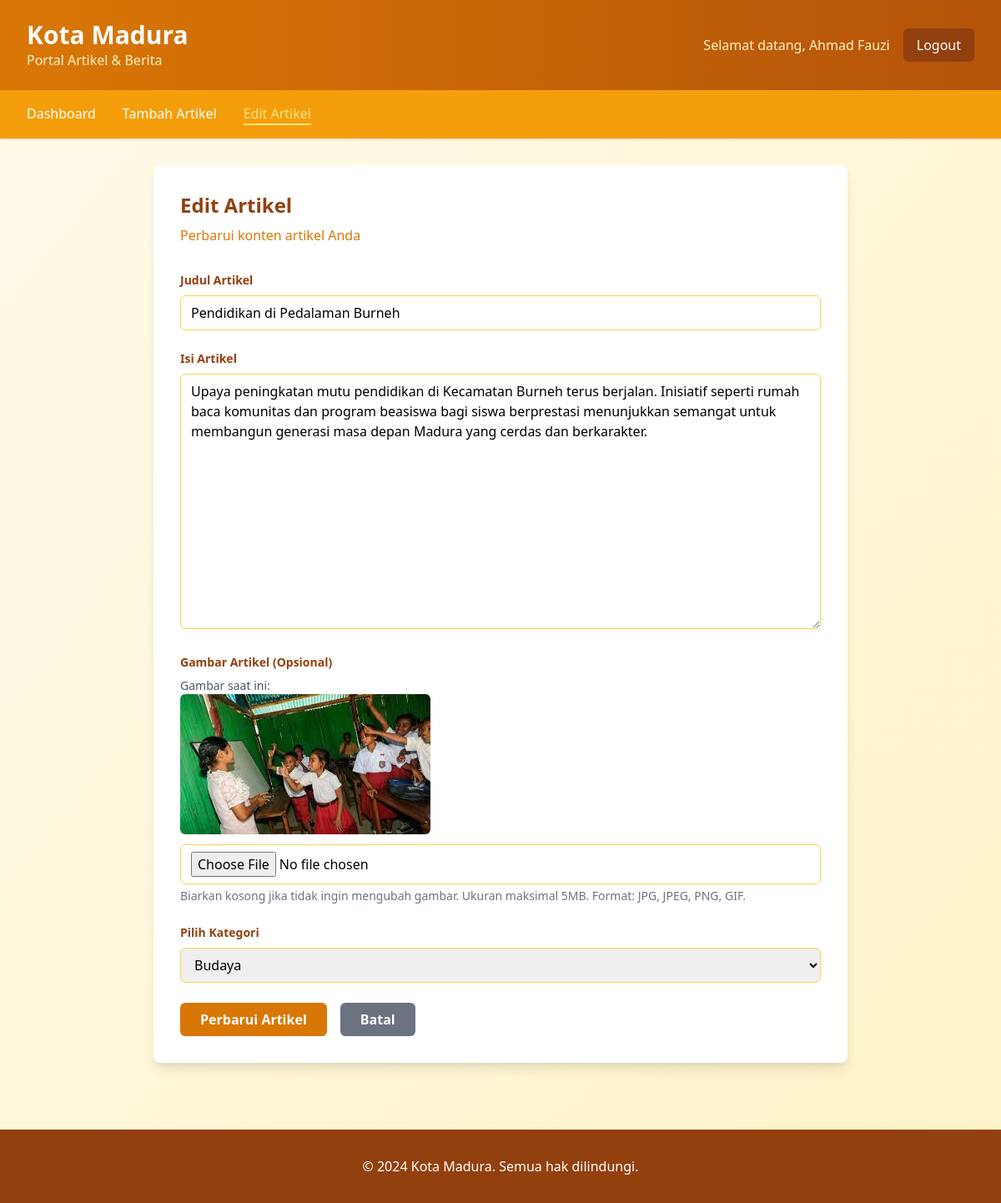
Page /edit_artikel.php?id=13 (signed in) on the committed database.
### tables this page shows
CREATE TABLE `artikel` (
  `id` int UNSIGNED NOT NULL,
  `tanggal` date NOT NULL,
  `judul` varchar(255) NOT NULL,
  `isi` text NOT NULL,
  `gambar` varchar(255) DEFAULT NULL
);

CREATE TABLE `artikel_kategori` (
  `id_artikel` int UNSIGNED NOT NULL,
  `id_kategori` int UNSIGNED NOT NULL
);

CREATE TABLE `kategori` (
  `id` int UNSIGNED NOT NULL,
  `nama` varchar(100) NOT NULL,
  `deskripsi` text
);

### edit_artikel.php (the view, shortened to what this page needs)
<?php
require_once 'koneksi.php';
$artikel = null;
$kategori_terpilih_id = 0;
$all_categories = [];
$penulis_id = $_SESSION['penulis_id'];
$artikel_id = isset($_GET['id']) ? (int)$_GET['id'] : 0;
try {
    $stmt_kategori = $pdo->prepare("SELECT id, nama FROM kategori ORDER BY nama ASC");
    $stmt_kategori->execute();
    $all_categories = $stmt_kategori->fetchAll(PDO::FETCH_ASSOC);
} catch (PDOException $e) {
    $error = 'Terjadi kesalahan saat mengambil daftar kategori!';
}
if ($artikel_id > 0) {
    try {
        $stmt = $pdo->prepare("
            SELECT
                a.*,
                ap.id_penulis,
                ak.id_kategori
            FROM artikel a
            JOIN artikel_penulis ap ON a.id = ap.id_artikel  -- Koreksi nama kolom
            LEFT JOIN artikel_kategori ak ON a.id = ak.id_artikel -- Ambil kategori terkait (LEFT JOIN karena mungkin belum ada kategori)
            WHERE a.id = :artikel_id AND ap.id_penulis = :penulis_id
        ");
        $stmt->bindParam(':artikel_id', $artikel_id, PDO::PARAM_INT);
        $stmt->bindParam(':penulis_id', $penulis_id, PDO::PARAM_INT);
        $stmt->execute();
        $artikel = $stmt->fetch(PDO::FETCH_ASSOC);
        if (isset($artikel['id_kategori'])) {
            $kategori_terpilih_id = (int)$artikel['id_kategori'];
        }
    } catch (PDOException $e) {
        $error = 'Terjadi kesalahan saat mengambil data artikel!';
        $artikel = null;
    }
} else {
    header('Location: index.php');
    exit("ID artikel tidak valid.");
}
?>
<!DOCTYPE html>
<html lang="id">
<head>
    <link rel="stylesheet" href="https://cdn.jsdelivr.net/npm/tailwindcss@2.2.19/dist/tailwind.min.css">
</head>
<body class="bg-gradient-to-br from-yellow-50 to-yellow-100 min-h-screen">
    <header class="bg-gradient-to-r from-yellow-600 to-yellow-700 shadow-lg">
        <div class="max-w-7xl mx-auto px-4 sm:px-6 lg:px-8">
            <div class="flex justify-between items-center py-6">
                <div>
                    <h1 class="text-3xl font-bold text-white">Kota Madura</h1>
                    <p class="text-yellow-100">Portal Artikel & Berita</p>
                </div>
                <div class="flex items-center space-x-4">
                    <span class="text-yellow-100">Selamat datang, <?php echo htmlspecialchars($_SESSION['penulis_nama']); ?></span>
                    <a href="index.php?logout=1" class="bg-yellow-800 hover:bg-yellow-900 text-white px-4 py-2 rounded-md transition duration-300">
                        Logout
                    </a>
                </div>
            </div>
        </div>
    </header>
    <nav class="bg-yellow-500 shadow">
        <div class="max-w-7xl mx-auto px-4 sm:px-6 lg:px-8">
            <div class="flex space-x-8 py-4">
                <a href="index.php" class="text-white font-medium hover:text-yellow-200 transition duration-300">Dashboard</a>
                <a href="tambah_artikel.php" class="text-white font-medium hover:text-yellow-200 transition duration-300">Tambah Artikel</a>
                <span class="text-yellow-200 font-medium border-b-2 border-yellow-200">Edit Artikel</span>
            </div>
        </div>
    </nav>
    <main class="max-w-4xl mx-auto px-4 sm:px-6 lg:px-8 py-8">
        <div class="bg-white rounded-lg shadow-lg p-8">
            <div class="mb-8">
                <h2 class="text-2xl font-bold text-yellow-800 mb-2">Edit Artikel</h2>
                <p class="text-yellow-600">Perbarui konten artikel Anda</p>
            </div>
            <?php if ($artikel): ?>
                <form method="POST" action="" enctype="multipart/form-data">
                    <div class="mb-6">
                        <label for="judul" class="block text-yellow-800 text-sm font-bold mb-2">Judul Artikel</label>
                        <input type="text" id="judul" name="judul" required
                               class="w-full px-3 py-2 border border-yellow-300 rounded-md focus:outline-none focus:ring-2 focus:ring-yellow-500 focus:border-transparent"
                               placeholder="Masukkan judul artikel yang menarik..."
                               value="<?php echo htmlspecialchars($artikel['judul']); ?>">
                    </div>
                    <div class="mb-6">
                        <label for="isi" class="block text-yellow-800 text-sm font-bold mb-2">Isi Artikel</label>
                        <textarea id="isi" name="isi" rows="12" required
                                  class="w-full px-3 py-2 border border-yellow-300 rounded-md focus:outline-none focus:ring-2 focus:ring-yellow-500 focus:border-transparent resize-vertical"
                                  placeholder="Tulis konten artikel di sini..."><?php echo htmlspecialchars($artikel['isi']); ?></textarea>
                    </div>
                    <div class="mb-6">
                        <label for="gambar" class="block text-yellow-800 text-sm font-bold mb-2">Gambar Artikel (Opsional)</label>
                        <?php if (!empty($artikel['gambar'])): ?>
                            <div class="mb-3">
                                <p class="text-gray-600 text-sm">Gambar saat ini:</p>
                                <img src="assets/image/<?php echo htmlspecialchars($artikel['gambar']); ?>" alt="Gambar Artikel" class="max-w-xs h-auto rounded-md shadow-sm">
                            </div>
                        <?php endif; ?>
                        <input type="file" id="gambar" name="gambar"
                               class="w-full px-3 py-2 border border-yellow-300 rounded-md focus:outline-none focus:ring-2 focus:ring-yellow-500 focus:border-transparent">
                        <p class="text-gray-500 text-sm mt-1">Biarkan kosong jika tidak ingin mengubah gambar. Ukuran maksimal 5MB. Format: JPG, JPEG, PNG, GIF.</p>
                    </div>
                    <div class="mb-6">
                        <label for="kategori_id" class="block text-yellow-800 text-sm font-bold mb-2">Pilih Kategori</label>
                        <select id="kategori_id" name="kategori_id" required
                                class="w-full px-3 py-2 border border-yellow-300 rounded-md focus:outline-none focus:ring-2 focus:ring-yellow-500 focus:border-transparent">
                            <?php
                            $current_selected_category_id = isset($_POST['kategori_id']) ? (int)$_POST['kategori_id'] : $kategori_terpilih_id;
                            ?>
                            <?php foreach ($all_categories as $category): ?>
                                <option value="<?php echo $category['id']; ?>"
                                    <?php echo ($category['id'] == $current_selected_category_id) ? 'selected' : ''; ?>>
                                    <?php echo htmlspecialchars($category['nama']); ?>
                                </option>
                            <?php endforeach; ?>
                        </select>
                    </div>
                    <div class="flex space-x-4">
                        <button type="submit"
                                class="bg-yellow-600 hover:bg-yellow-700 text-white font-bold py-2 px-6 rounded-md transition duration-300">
                            Perbarui Artikel
                        </button>
                        <a href="index.php"
                           class="bg-gray-500 hover:bg-gray-600 text-white font-bold py-2 px-6 rounded-md transition duration-300 inline-block">
                            Batal
                        </a>
                    </div>
                </form>
            <?php else: ?>
                <p class="text-red-700">Gagal memuat artikel untuk diedit. Pastikan ID artikel valid dan Anda memiliki izin untuk mengeditnya.</p>
            <?php endif; ?>
        </div>
    </main>
    <footer class="bg-yellow-800 text-white mt-12">
        <div class="max-w-7xl mx-auto px-4 sm:px-6 lg:px-8 py-8">
            <div class="text-center">
                <p>&copy; 2024 Kota Madura. Semua hak dilindungi.</p>
            </div>
        </div>
    </footer>
</body>
</html>

### rows in the picture
artikel: judul "Pendidikan di Pedalaman Burneh", isi "Upaya peningkatan mutu pendidikan di Kecamatan Burneh terus berjalan. Inisiatif seperti rumah baca komunitas dan program beasiswa bagi siswa berprestasi menunjukkan semangat untuk membangun generasi masa depan Madura yang cerdas dan berkarakter.", gambar (picture)
artikel_kategori: kategori_id "Budaya"

### other values in the picture
$_SESSION['penulis_nama'] "Ahmad Fauzi"
